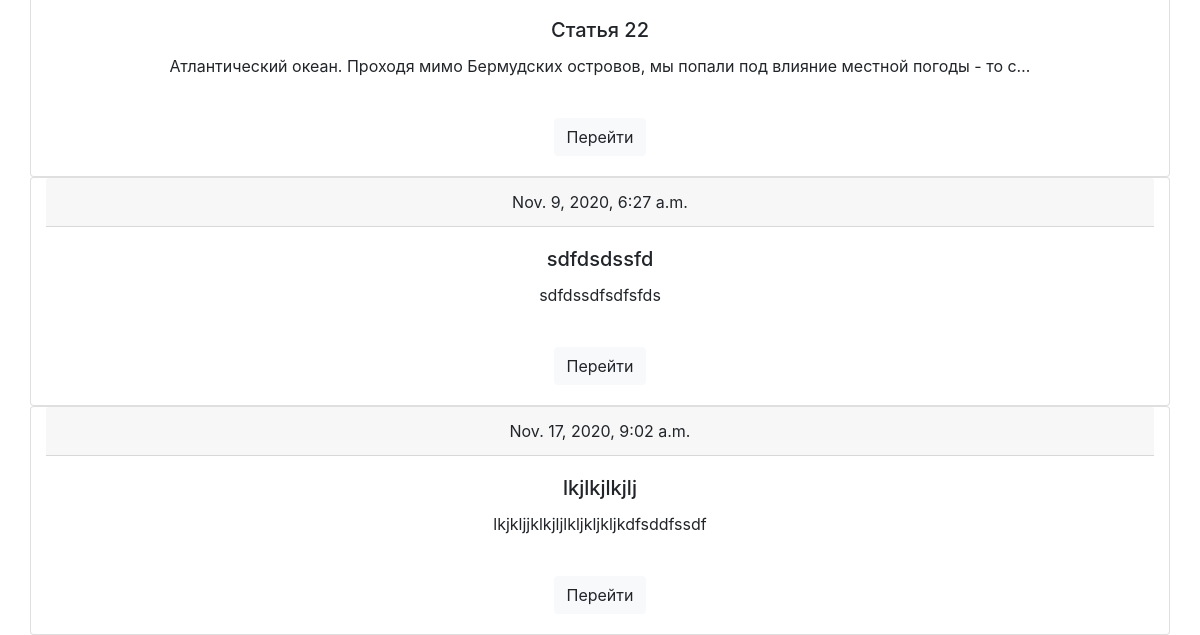
/ (lower part), run on an earlier commit of the app's database.
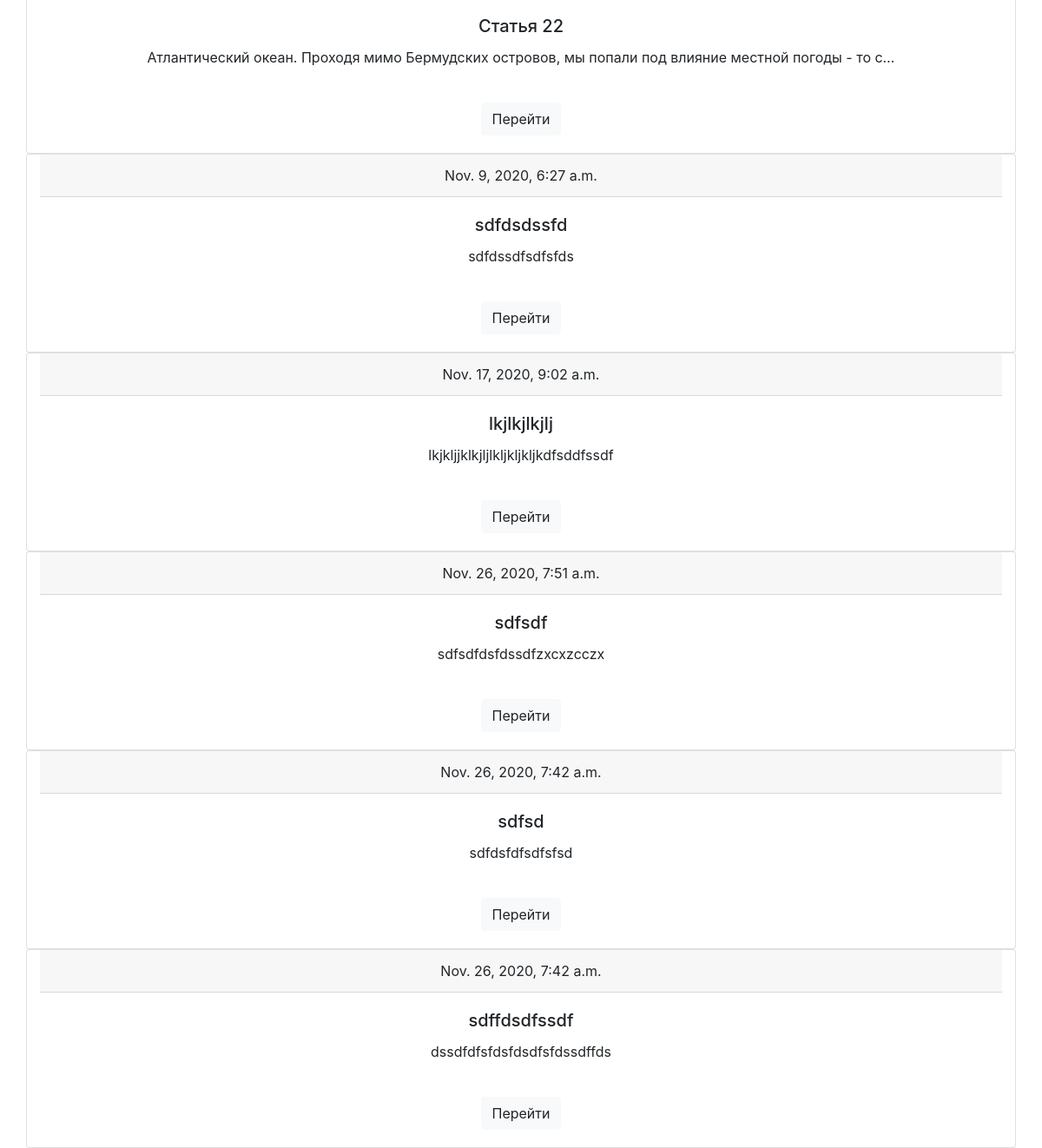
And on a later commit of the database.
### main/models.py (models this page shows, shortened)
class Article(models.Model):
    user_id = models.ForeignKey(User, on_delete=models.CASCADE, blank=True, null=True)
    create_date = models.DateTimeField(auto_now=True)
    title = models.CharField('title', max_length=100, null=False)
    body = models.TextField('body', null=False)
    views = models.IntegerField(default=0)

### main/views.py (the view)
# urls.py: path('', views.HomeListView.as_view(), name='index'),
class HomeListView(ListView):
    model = Article
    template_name = 'main/index.html'
    context_object_name = 'articles'

### main/templates/main/index.html
{% extends 'main/base.html' %}
{% block content %}
{% for i in articles%}
<div class="card container">
  <div class="card-header">
      {{i.create_date}}
  </div>
  <div class="card-body">
    <h5 class="card-title">{{i.title}}</h5>
    <p class="card-text">{{i.body|truncatechars:"100"}}</p><br>
    <a href="/article/{{i.id}}" class="btn btn-light">Перейти</a>
  </div>
</div>
{% endfor %}
{% endblock %}

What changed in the data, as far as the page shows it:
added Article: create_date "Nov. 26, 2020, 7:51 a.m.", title "sdfsdf", body "sdfsdfdsfdssdfzxcxzcczx"
added Article: create_date "Nov. 26, 2020, 7:42 a.m.", title "sdfsd", body "sdfdsfdfsdfsfsd"
added Article: create_date "Nov. 26, 2020, 7:42 a.m.", title "sdffdsdfssdf", body "dssdfdfsfdsfdsdfsfdssdffds"
